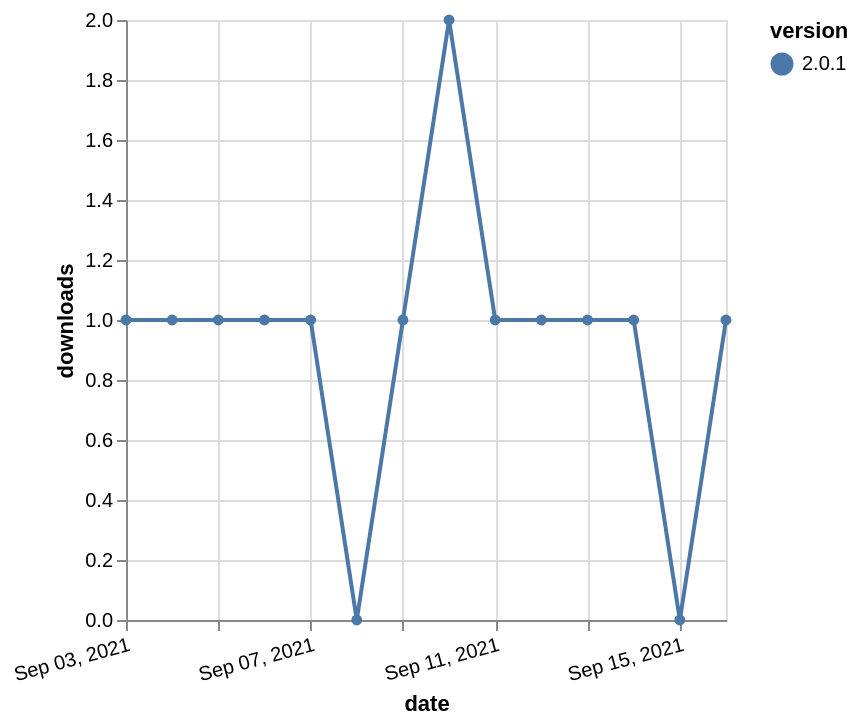

Express this chart as Vega-Lite.
### Vega-Lite specification from a JSON file in a GitHub repository (floating-point values rounded to 4 significant figures)
{"$schema": "https://vega.github.io/schema/vega-lite/v5.json", "description": "A simple bar chart with embedded data.", "data": {"values": [{"date": "2021-09-03", "total": 227, "delta": 1, "version": "2.0.1"}, {"date": "2021-09-04", "total": 228, "delta": 1, "version": "2.0.1"}, {"date": "2021-09-05", "total": 229, "delta": 1, "version": "2.0.1"}, {"date": "2021-09-06", "total": 230, "delta": 1, "version": "2.0.1"}, {"date": "2021-09-07", "total": 231, "delta": 1, "version": "2.0.1"}, {"date": "2021-09-08", "total": 231, "delta": 0, "version": "2.0.1"}, {"date": "2021-09-09", "total": 232, "delta": 1, "version": "2.0.1"}, {"date": "2021-09-10", "total": 234, "delta": 2, "version": "2.0.1"}, {"date": "2021-09-11", "total": 235, "delta": 1, "version": "2.0.1"}, {"date": "2021-09-12", "total": 236, "delta": 1, "version": "2.0.1"}, {"date": "2021-09-13", "total": 237, "delta": 1, "version": "2.0.1"}, {"date": "2021-09-14", "total": 238, "delta": 1, "version": "2.0.1"}, {"date": "2021-09-15", "total": 238, "delta": 0, "version": "2.0.1"}, {"date": "2021-09-16", "total": 239, "delta": 1, "version": "2.0.1"}]}, "width": "container", "mark": {"type": "line", "point": {"filled": true}}, "encoding": {"x": {"field": "date", "type": "temporal", "timeUnit": "yearmonthdate", "title": "date", "axis": {"labelAngle": -15}}, "y": {"field": "delta", "type": "quantitative", "title": "downloads"}, "color": {"field": "version", "type": "nominal"}, "tooltip": {"field": "delta"}}}
